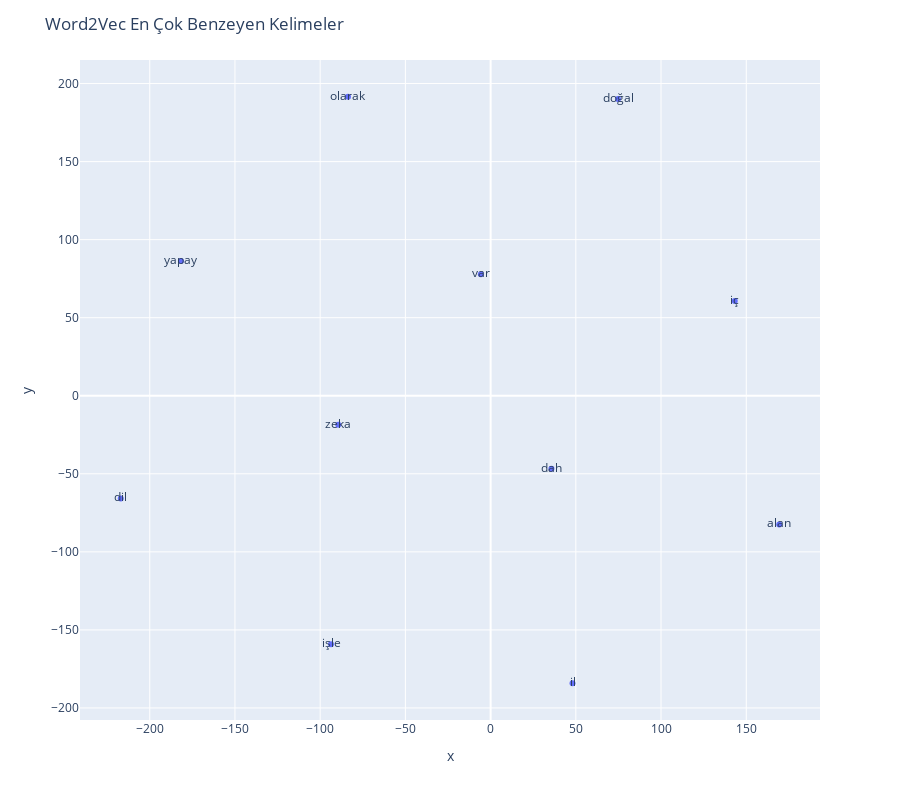

Notebook source saved alongside this figure:
### Code cell
fig=px.scatter(x=xCords.tolist(),y=yCords.tolist(),text=wordLabels,size_max=100)

fig.update_layout(height=800,title_text="Word2Vec En Çok Benzeyen Kelimeler") #Tablonun başlık ve Boyutunu Ayarlama

fig.show()

### Figure 1 — Plotly figure (JSON) as saved in the notebook; plotly's stock layout.template omitted (floating-point values rounded to 4 significant figures)
{"data": [{"hovertemplate": "x=%{x}<br>y=%{y}<br>text=%{text}<extra></extra>", "legendgroup": "", "marker": {"color": "#636efa", "symbol": "circle"}, "mode": "markers+text", "name": "", "orientation": "v", "showlegend": false, "text": ["işle", "dil", "iç", "doğal", "olarak", "il", "yapay", "zeka", "alan", "var", "dah"], "type": "scatter", "x": [-93.63, -217.0, 143.2, 74.76, -83.69, 48.07, -181.7, -89.38, 169.4, -5.723, 35.68], "xaxis": "x", "y": [-159.1, -65.74, 60.75, 190.1, 191.5, -184.2, 86.27, -18.53, -82.43, 77.91, -46.73], "yaxis": "y"}], "layout": {"height": 800, "legend": {"tracegroupgap": 0}, "margin": {"t": 60}, "title": {"text": "Word2Vec En Çok Benzeyen Kelimeler"}, "xaxis": {"anchor": "y", "domain": [0, 1], "title": {"text": "x"}}, "yaxis": {"anchor": "x", "domain": [0, 1], "title": {"text": "y"}}}}
